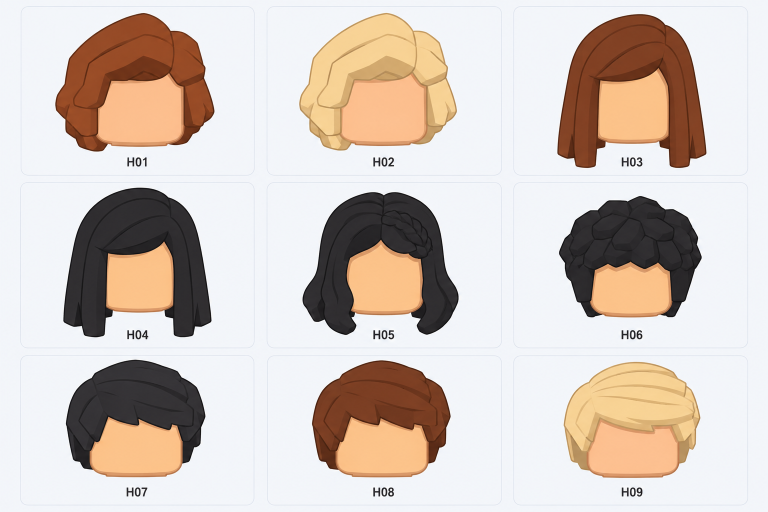
#> input picture scripts/character-assets/references/heads.png, 1536 x 1024 px (shown at 1/2 size)
$ python prepare.py
#> lines starting #> are read from the running program, lines starting #| are printed output that depends on the picture; after the words box and inside, x2 and y2 are one past the last pixel; in counts of white or black regions, pixels touching at a corner belong together
### scripts/character-assets/head_style.py
"""Flatten the existing head artwork without moving its silhouette or face anchors."""
from collections import deque
from PIL import Image, ImageFilter
import numpy as np

SKIN = (255, 199, 142)
INK = (24, 25, 25)
PALETTES = {
 'brown': [(143,75,41),(111,56,31),(65,37,25)],
 'blonde': [(237,199,126),(207,165,94),(153,116,67)],
 'black': [(49,49,51),(37,37,39),(25,25,27)],
}

def flatten_head(image, face_mask, head_id):
    original=np.asarray(image).copy();rgb=original[:,:,:3].astype(np.int16);alpha=original[:,:,3]
    # A connected skin region seeded inside the exposed head. The hue predicate
    # distinguishes peach from blonde; the skin/hair outline remains the barrier.
    r,g,b=rgb[:,:,0],rgb[:,:,1],rgb[:,:,2]
    allowed=np.asarray(face_mask.getchannel('A').filter(ImageFilter.MaxFilter(21)))>0
    candidate=(r>195)&(r-g>20)&(g-b>25)&((r-g)>(g-b)*.65)&(b>95)&(alpha>128)&allowed
    h,w=alpha.shape;skin=np.zeros((h,w),dtype=bool)
    y,x=(235 if head_id in ('H06','H07','H08','H09') else 222),256
    assert candidate[y,x],f'{head_id}: skin anchor not inside the face'
    q=deque([(x,y)]);skin[y,x]=True
    while q:
        x,y=q.popleft()
        for nx,ny in ((x-1,y),(x+1,y),(x,y-1),(x,y+1)):
            if 0<=nx<w and 0<=ny<h and candidate[ny,nx] and not skin[ny,nx]:
                skin[ny,nx]=True;q.append((nx,ny))
    family='blonde' if head_id in ('H02','H09') else 'black' if head_id in ('H04','H05','H06','H07') else 'brown'
    palette=np.array(PALETTES[family],dtype=np.int16)
    if head_id=='H03':palette=np.array([(143,75,41),(85,41,23),(50,30,20)],dtype=np.int16)
    if head_id=='H09':palette=np.array([(242,203,132),(218,178,110),(153,116,67)],dtype=np.int16)
    if head_id=='H08':palette=np.array([(127,68,39),(98,49,28),(58,34,23)],dtype=np.int16)
    smooth=np.asarray(image.convert('RGB').filter(ImageFilter.GaussianBlur(2))).astype(np.int16)
    distances=((smooth[:,:,None,:].astype(np.float32)-palette[None,None,:,:])**2).sum(3)
    labels=Image.fromarray(np.argmin(distances,axis=2).astype('uint8')).filter(ImageFilter.ModeFilter(5))
    skin=np.asarray(Image.fromarray((skin*255).astype('uint8')).filter(ImageFilter.MaxFilter(5)).filter(ImageFilter.MinFilter(5)).filter(ImageFilter.MedianFilter(5)))>128
    flat=palette[np.asarray(labels)].astype('uint8');flat[skin]=SKIN
    inner_skin=np.asarray(Image.fromarray((skin*255).astype('uint8')).filter(ImageFilter.MinFilter(7)))>128
    flat[skin&~inner_skin]=INK
    # Draw inside the original silhouette, so the transparent geometry is exact.
    eroded=np.asarray(image.getchannel('A').filter(ImageFilter.MinFilter(7)))
    rim=np.divide(alpha.astype(float)-eroded,alpha,out=np.zeros_like(alpha,dtype=float),where=alpha>0)
    flat=np.round(flat*(1-rim[:,:,None])+np.array(INK)*rim[:,:,None]).astype('uint8')
    result=np.dstack((flat,alpha));result[alpha==0,:3]=0
    return Image.fromarray(result,'RGBA')

### scripts/character-assets/prepare.py
"""Prepare supplied MiniBrick catalogs. No RGB color key is used.
Heads use an exterior-connected background mask; faces retain their actual source alpha.
Bodies are controlled flat vector tracings, rasterized by render-vectors.mjs.
"""
from pathlib import Path
from PIL import Image, ImageDraw
from collections import deque
import numpy as np
import json
from head_style import flatten_head

ROOT = Path(__file__).resolve().parents[2]
SOURCE = Path(__file__).parent / 'references'
OUT = ROOT / 'public/characters'
REPORT = ROOT / 'artifacts/characters'
REPORT.mkdir(parents=True, exist_ok=True)
CANVAS = (512, 768)

# Source crop, exposed face left/right/bottom, and manually traced exposed-skin polygon.
HEADS = [
 ('H01',(105,22,434,306),(195,367,292),[(222,164),(281,163),(336,150),(347,165),(365,176),(366,257),(360,276),(338,286),(276,290),(219,286),(198,277),(195,265),(197,216),(207,207),(214,178)]),
 ('H02',(592,22,921,305),(680,853,292),[(706,164),(765,163),(822,150),(836,168),(851,177),(852,258),(846,277),(826,286),(765,290),(707,286),(684,277),(680,266),(682,217),(695,209)]),
 ('H03',(1109,22,1418,340),(1195,1338,284),[(1201,163),(1254,161),(1292,148),(1319,128),(1334,173),(1337,251),(1333,269),(1317,279),(1260,283),(1210,278),(1196,268)]),
 ('H04',(122,370,427,678),(211,347,624),[(216,507),(262,508),(302,496),(327,483),(342,521),(347,557),(346,602),(339,617),(310,622),(258,624),(220,617),(212,608)]),
 ('H05',(600,375,922,674),(693,846,629),[(703,517),(737,500),(761,481),(782,498),(813,511),(837,515),(844,548),(846,586),(840,612),(825,624),(772,628),(719,625),(701,618),(693,582),(694,543)]),
 ('H06',(1111,384,1408,643),(1182,1344,633),[(1191,542),(1218,533),(1235,537),(1260,524),(1286,535),(1305,530),(1334,547),(1341,588),(1342,610),(1333,624),(1316,630),(1232,633),(1198,627),(1182,614),(1184,578)]),
 ('H07',(127,715,418,960),(179,366,954),[(184,903),(201,871),(217,834),(245,844),(274,849),(273,835),(302,848),(341,859),(343,851),(360,856),(366,916),(360,937),(345,947),(297,952),(215,951),(190,942),(180,928)]),
 ('H08',(617,715,908,960),(672,857,954),[(676,902),(691,868),(702,835),(729,844),(757,849),(752,834),(783,846),(824,858),(826,850),(849,856),(855,912),(851,934),(835,946),(785,952),(712,950),(686,944),(673,927)]),
 ('H09',(1122,716,1407,960),(1172,1358,954),[(1178,900),(1192,867),(1201,842),(1238,852),(1281,861),(1314,863),(1312,851),(1342,853),(1353,886),(1357,920),(1351,936),(1337,946),(1290,953),(1215,951),(1187,941),(1174,925)])
]

def exterior_mask(rgb):
    """Flood only pale, border-connected pixels; closed white regions are retained."""
    arr=np.asarray(rgb).astype(np.int16)
    candidate=(arr.min(2)>112)&((arr.max(2)-arr.min(2))<110)&(arr[:,:,1]>140)
    h,w=candidate.shape; outside=np.zeros((h,w),dtype=bool); q=deque()
    for x in range(w):
        for y in (0,h-1):
            if candidate[y,x] and not outside[y,x]:outside[y,x]=True;q.append((x,y))
    for y in range(h):
        for x in (0,w-1):
            if candidate[y,x] and not outside[y,x]:outside[y,x]=True;q.append((x,y))
    while q:
        x,y=q.popleft()
        for nx,ny in ((x-1,y),(x+1,y),(x,y-1),(x,y+1)):
            if 0<=nx<w and 0<=ny<h and candidate[ny,nx] and not outside[ny,nx]:
                outside[ny,nx]=True;q.append((nx,ny))
    # Labels below long hair are disconnected ink, not part of the sprite.
    foreground=~outside;visited=np.zeros_like(foreground);largest=[]
    for sy,sx in np.argwhere(foreground):
        if visited[sy,sx]:continue
        component=[];queue=deque([(int(sx),int(sy))]);visited[sy,sx]=True
        while queue:
            x,y=queue.popleft();component.append((x,y))
            for nx,ny in ((x-1,y),(x+1,y),(x,y-1),(x,y+1)):
                if 0<=nx<w and 0<=ny<h and foreground[ny,nx] and not visited[ny,nx]:
                    visited[ny,nx]=True;queue.append((nx,ny))
        if len(component)>len(largest):largest=component
    alpha=np.zeros((h,w),dtype='uint8')
    for x,y in largest:alpha[y,x]=255
    return Image.fromarray(alpha)

metadata={}; source=Image.open(SOURCE/'heads.png').convert('RGB')
#> further down, source is the input picture: PIL image 1536x1024 RGB; mean R, G, B 210.9, 199.4, 191.8
for id,crop,face,poly in HEADS:
    l,t,r,b=crop; left,right,bottom=face
    part=source.crop(crop).convert('RGBA');part.putalpha(exterior_mask(part.convert('RGB')))
    scale=140/(right-left); center=(left+right)/2
    tx=256+(l-center)*scale;ty=280+(t-bottom)*scale
    resized=part.resize((round(part.width*scale),round(part.height*scale)),Image.Resampling.LANCZOS)
    canvas=Image.new('RGBA',CANVAS);canvas.alpha_composite(resized,(round(tx),round(ty)))
    # Exposed skin mask follows the reference fringe, never the rectangular crop.
    points=[(256+(x-center)*scale,280+(y-bottom)*scale) for x,y in poly]
    mask=Image.new('RGBA',(1024,1536));d=ImageDraw.Draw(mask);d.polygon([(x*2,y*2) for x,y in points],fill='white')
    face_mask=mask.resize(CANVAS,Image.Resampling.LANCZOS)
    face_mask.save(OUT/f'hair-heads/{id}-face-mask.png')
    flatten_head(canvas,face_mask,id).save(OUT/f'hair-heads/{id}.png')
    short=id in ('H06','H07','H08','H09')
    metadata[id]={'face':{'x':190 if short else 178,'y':194 if short else 177,'width':132 if short else 156,'height':99 if short else 117},'faceCenter':{'x':256,'y':235 if short else 222},'headConnection':{'x':256,'y':280},'sourceCrop':crop,'scale':round(scale,5)}
#> this loop made 9 passes
#> pass 1, in exterior_mask, `candidate=(arr.min(2)>112)&((arr.max(2)-arr.min(2))<110)&(arr[:,:,1]>1..`:
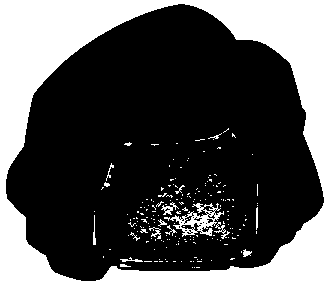
#> candidate: shape (284, 329) bool; 32.1% white; 190 white regions (173 under 20 px), largest, box (x1, y1, x2, y2) and area: (0, 0, 329, 284) 28217, (164, 203, 224, 237) 681, (161, 202, 179, 215) 83
#> after the loop:
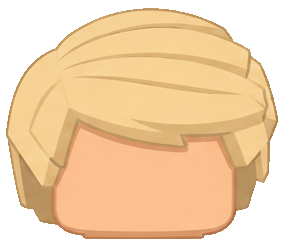
#> part: PIL image 285x244 RGBA; mean R, G, B, A 238.6, 205.6, 165.8, 185.8; transparent parts drawn white
#> after the loop, metadata = 9 items

# Exact facial features retained, including white eyes, mouth details and beard.
# Bounds exclude every catalog label/card. All expressions share an eye-line anchor.
FACES=[
 ('female','F01',(36,99,197,210),(117,145)),('female','F02',(260,95,416,215),(337,145)),('female','F03',(478,103,635,210),(556,145)),('female','F04',(679,107,840,212),(759,151)),('female','F05',(894,112,1057,213),(974,156)),('female','F06',(1118,105,1262,215),(1190,148)),('female','F07',(1338,103,1497,211),(1417,148)),
 ('female','F08',(48,308,208,419),(127,358)),('female','F09',(268,307,436,414),(352,357)),('female','F10',(498,310,663,419),(580,359)),('female','F11',(713,308,898,418),(804,358)),('female','F12',(949,309,1127,415),(1038,359)),('female','F13',(1189,312,1365,418),(1278,357)),
 ('male','M01',(62,595,208,697),(135,637)),('male','M02',(290,594,468,696),(381,637)),('male','M03',(560,588,720,697),(640,637)),('male','M04',(784,581,966,706),(875,637)),('male','M05',(1038,591,1226,697),(1131,637)),('male','M06',(1305,582,1497,706),(1401,637)),
 ('child','C01',(44,838,190,941),(117,888)),('child','C02',(217,839,379,940),(298,888)),('child','C03',(402,839,554,943),(478,888)),('child','C04',(592,837,741,944),(668,888)),
 ('baby','B01',(809,838,956,941),(882,888)),('baby','B02',(1000,839,1147,940),(1074,888)),('baby','B03',(1174,838,1320,940),(1246,888)),('baby','B04',(1350,834,1504,945),(1427,888))
]
face_source=Image.open(SOURCE/'faces.png').convert('RGBA')
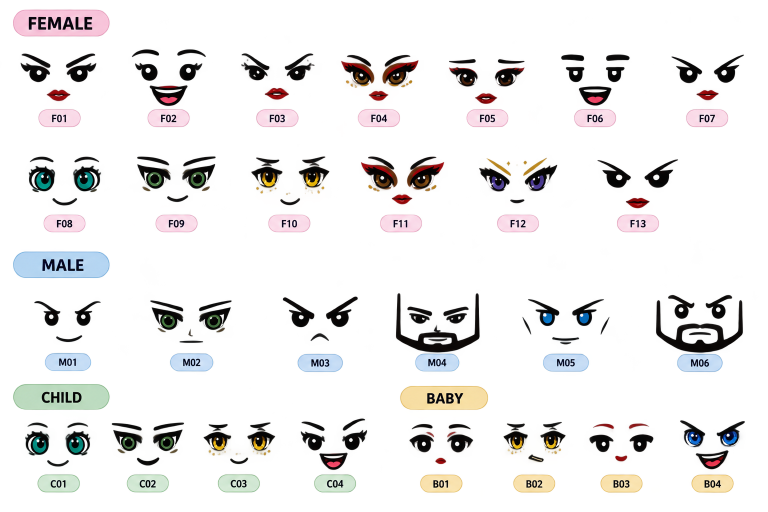
#> input picture scripts/character-assets/references/faces.png, 1536 x 1024 px (shown at 1/2 size)
#> face_source is the input picture: PIL image 1536x1024 RGBA; mean R, G, B, A 28.3, 25.6, 24.1, 36
for category,id,bounds,eye in FACES:
    part=face_source.crop(bounds);a=np.array(part.getchannel('A'));a[a<16]=0;part.putalpha(Image.fromarray(a))
    scale=1.18; part=part.resize((round(part.width*scale),round(part.height*scale)),Image.Resampling.LANCZOS)
    canvas=Image.new('RGBA',(240,180));canvas.alpha_composite(part,(round(120+(bounds[0]-eye[0])*scale),round(70+(bounds[1]-eye[1])*scale)))
    canvas.save(OUT/f'faces/{category}/{id}.png')
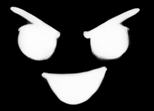
#> a: shape (111, 154); min 0, max 253, mean 62
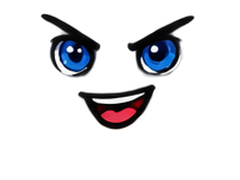
#> canvas: PIL image 240x180 RGBA; mean R, G, B, A 7.9, 7.9, 10.8, 34.3; transparent parts drawn white
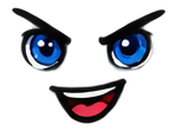
#> part: PIL image 182x131 RGBA; mean R, G, B, A 14.4, 14.3, 19.5, 62.1; transparent parts drawn white

(OUT/'head-alignment.json').write_text(json.dumps(metadata,indent=2)+'\n')
# Review source-alpha and exact work performed; browser never loads the catalog sheets.
report={'sources':{},'heads':9,'faces':27,'torsos':12,'legs':12,'babyBody':'provisional manually drawn SVG; no baby body reference supplied'}
for p in SOURCE.glob('*.png'):
    im=Image.open(p);report['sources'][p.stem]={'mode':im.mode,'size':im.size,'alphaRange':im.getchannel('A').getextrema() if im.mode=='RGBA' else None}
(REPORT/'source-report.json').write_text(json.dumps(report,indent=2)+'\n')
# A single composited inspection sheet makes alpha problems visible on the intended skin color.
sheet=Image.new('RGB',(1080,780),'#f5ece2');d=ImageDraw.Draw(sheet)
for i,(id,*_) in enumerate(HEADS):
    im=Image.open(OUT/f'hair-heads/{id}.png');im.thumbnail((220,330));x=(i%3)*360+70;y=(i//3)*260-8
    # Crop only the head in this inspection output.
    head=Image.open(OUT/f'hair-heads/{id}.png').crop((70,20,442,350));head.thumbnail((240,215));sheet.paste(head,(x,y+20),head);d.text((x+100,y+236),id,fill='#292323')
sheet.save(REPORT/'heads-inspection.jpg')
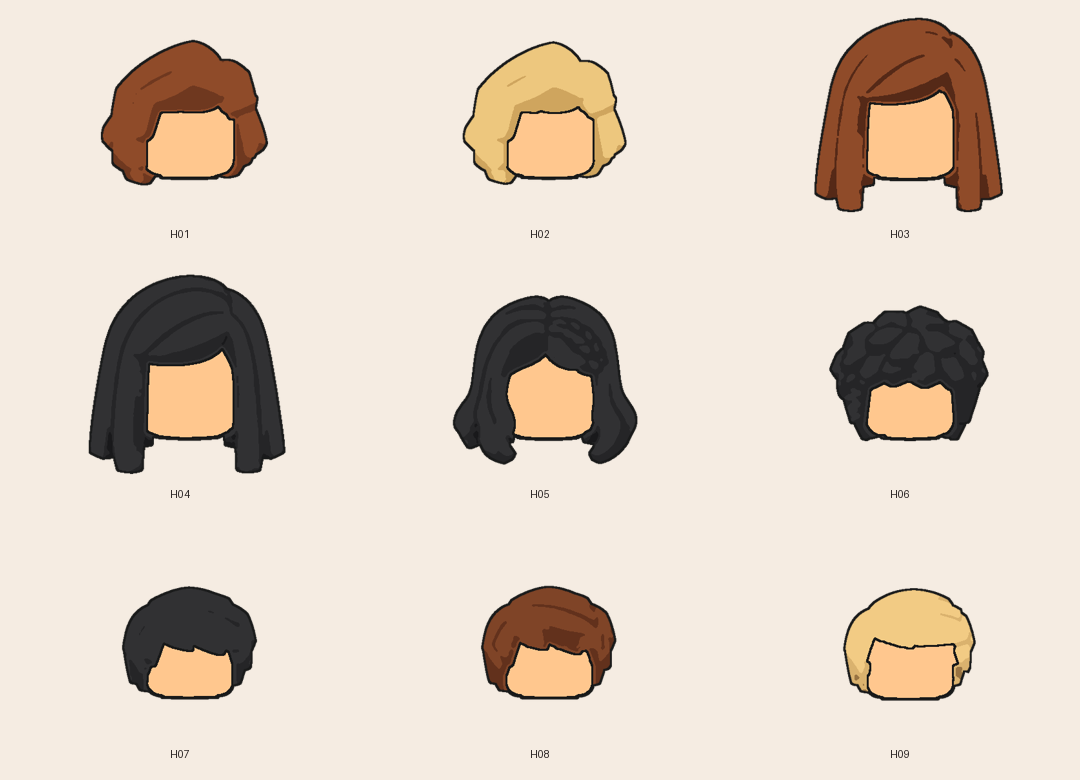
#> saved as heads-inspection.jpg: PIL image 1080x780 RGB; mean R, G, B 223.1, 209.5, 196
print('Prepared 9 heads, 9 exposed-face masks, and all 27 facial decals.')
